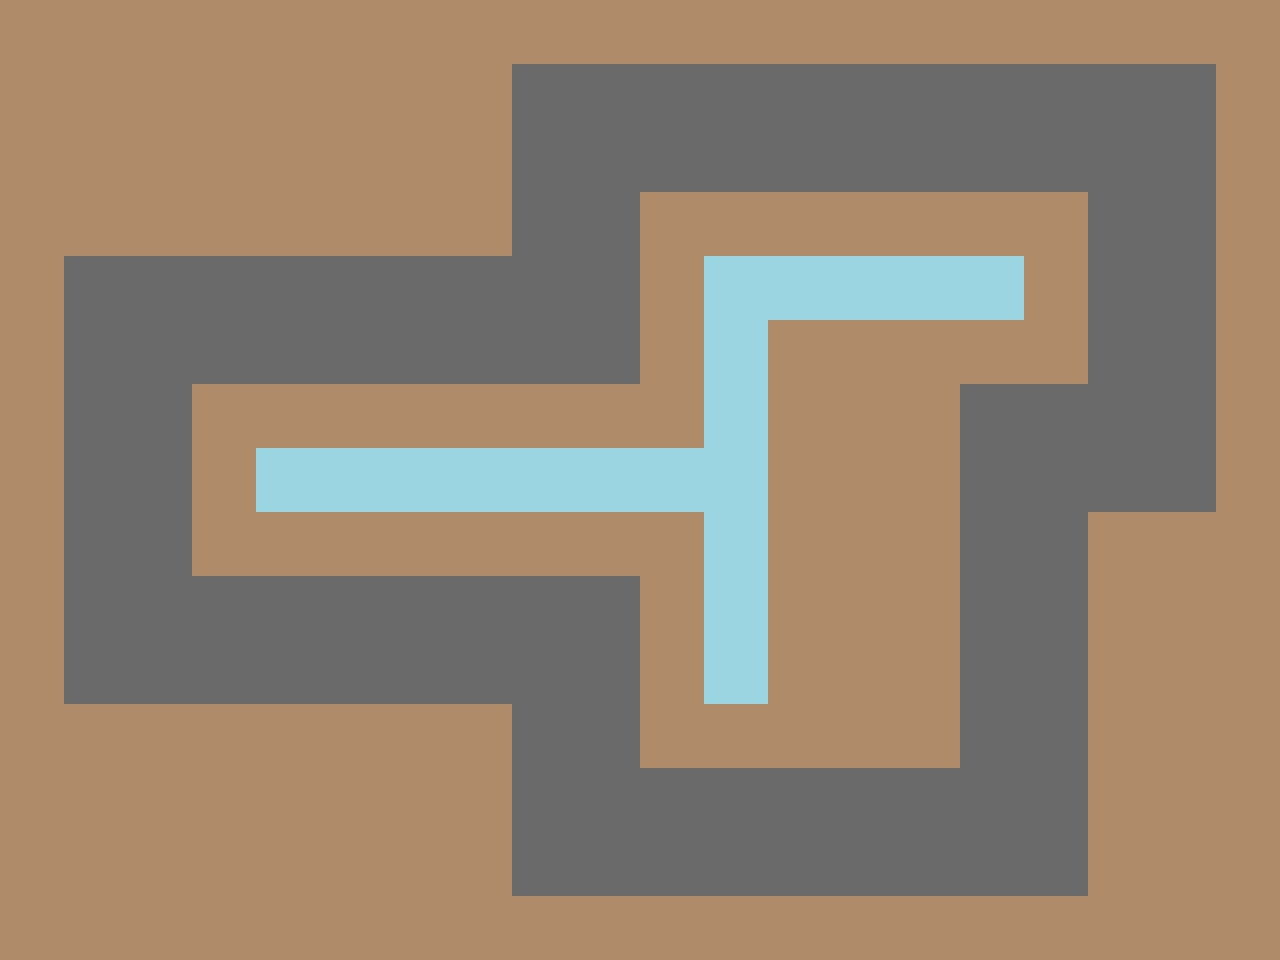

A 2D game scene composited from a Tiled map and its tileset images. What follows is a short description and the map's XML, with each tile layer's data collapsed to a summary:
An orthogonal 20x15 tile map with 64x64 px tiles, 3 tile layers (Environment, Slow, Walls), 4 tilesets.

<map version="1.0" tiledversion="1.1.4" orientation="orthogonal" renderorder="right-down" width="20" height="15" tilewidth="64" tileheight="64" infinite="0" nextobjectid="1">
 <tileset firstgid="1" name="terrainTile3" tilewidth="64" tileheight="64" tilecount="1" columns="1">
  <image source="tiles/terrainTile3.png" width="64" height="64" />
 </tileset>
 <tileset firstgid="2" name="terrainTile2" tilewidth="64" tileheight="64" tilecount="1" columns="1">
  <image source="tiles/terrainTile2.png" width="64" height="64" />
 </tileset>
 <tileset firstgid="3" name="terrainTile4" tilewidth="64" tileheight="64" tilecount="1" columns="1">
  <image source="tiles/terrainTile4.png" width="64" height="64" />
 </tileset>
 <tileset firstgid="4" name="terrainTile6" tilewidth="64" tileheight="64" tilecount="1" columns="1">
  <image source="tiles/terrainTile6.png" width="64" height="64" />
 </tileset>
 <layer name="Environment" width="20" height="15">
  <data>[300 cells, 108 non-empty, 1 distinct tile ids]</data>
 </layer>
 <layer name="Slow" width="20" height="15" opacity="0.89">
  <data>[300 cells, 192 non-empty, 1 distinct tile ids]</data>
 </layer>
 <layer name="Walls" width="20" height="15">
  <data>[300 cells, 18 non-empty, 1 distinct tile ids]</data>
 </layer>
</map>
